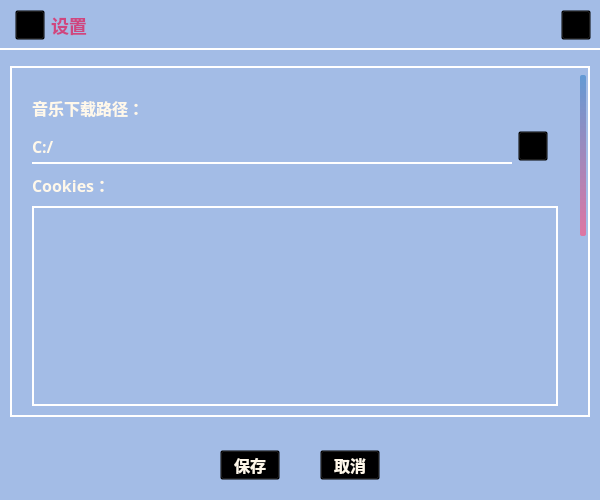
<?xml version="1.0" encoding="UTF-8"?>
<ui version="4.0">
 <class>settings</class>
 <widget class="QWidget" name="settings">
  <property name="geometry">
   <rect>
    <x>0</x>
    <y>0</y>
    <width>600</width>
    <height>500</height>
   </rect>
  </property>
  <property name="minimumSize">
   <size>
    <width>600</width>
    <height>500</height>
   </size>
  </property>
  <property name="maximumSize">
   <size>
    <width>600</width>
    <height>500</height>
   </size>
  </property>
  <property name="windowTitle">
   <string>Form</string>
  </property>
  <property name="styleSheet">
   <string notr="true">QWidget#settings{
	background: qlineargradient(x1: 0, y1: 0, x2: 1, y2: 1, stop: 0 #EEAECA, stop: 1 #94BBE9);
	background-color: #A3BCE6;
	border: 2px solid white;
	border: none;
}
*{
	background-color: transparent;
	color: #fff8ea;
	/*border: 2px solid white;*/
	font-size: 16px;
	font-weight: 700;
	font-family: ZCOOL KuaiLe;
}

/*标题*/
#title_lab{
	font-size: 18px;
	color: #CF467F;
	border: none;
}
/*标题*/

/*设置区域*/
[title]{
	color: #CF467F;
	font-size: 20px;
	font-weight: 800;
	border: none;
}
[content]{
	padding-left: 15px;
	border: none;
}
#save_path_lab, #github_lab, #move_widget{
	border-bottom: 2px solid white;
}
/*设置区域*/

/*cookies文本编辑器格式*/
#cookies_textEdit{
	padding: 5px;
	background-color: transparent;
	color: #fff8ea;
	border: 2px solid white;
	font-size: 18px;
	font-weight: 700;
	font-family: ZCOOL KuaiLe;
}
/*cookies文本编辑器格式*/

/*滚动区域*/
QScrollArea{
	border: 2px solid white;
}
/*滚动区域*/

/**/
[content_btn]:hover{
	margin: 2px;
	background-color: rgba(255, 255, 255, 0.4);
	border-radius: 5px;
}
/**/

#close_btn:hover{
	color: white;
	margin: 2px;
}
#close_btn{
	border-image: url(:/title/tools/resource/bg/icon/title/clear.png);
}
#icon_btn{
	border-image: url(:/title/tools/resource/bg/icon/title/settings_3.png);
}
#github_btn{
	border-image: url(:/link/tools/resource/bg/icon/link/github.png);
}
#path_btn{
	border-image: url(:/link/tools/resource/bg/icon/link/folder.png);
}


/*保存取消按钮样式*/
[save]{
	border: 2px solid white;
	border-radius: 5px;
}
[save]:hover{
	color: #DE76A3;
	background-color: rgba(255, 255, 255, 0.3);
	margin: 2px;
}
[save]:pressed{
	color: white;
}
/*保存取消按钮样式*/

/*垂直滚动条样式*/
QScrollBar::add-line, QScrollBar::sub-line {
    width: 0;  /* 隐藏水平滚动条的箭头 */
    height: 0; /* 隐藏垂直滚动条的箭头 */
}
QScrollBar::add-page, QScrollBar::sub-page {
    background: transparent;
    /*background: rgba(255, 255, 255, 0.5);*/
	border: 0px;
	border-radius: 2px;
	padding-top: 2px;
    padding-bottom: 2px;
}
QScrollBar{
    width: 10px;
    border: 0px;
    border-radius: 5px;
	padding: 2px;
}
QScrollBar::handle{
	width: 4px;
	border-radius: 2px;
	/*background-color: #84ACD9;*/
	background-color: qlineargradient(x1: 0, y1: 0, x2: 0, y2: 1, stop: 0 #639AD4, stop: 1 #DE76A3);
}
QScrollBar::handle:hover{
	/*background-color: #75ACEB;*/
	background-color: qlineargradient(x1: 0, y1: 1, x2: 0, y2: 0, stop: 0 #639AD4, stop: 1 #DE76A3);
}
QScrollBar:vertical {
    border: none;          /* 去除滚动条整体边框 */
    background: transparent;  /* 背景透明（可选） */
}
QScrollArea .QWidget{
	border: none;
}
QScrollArea{
	padding-top: 5px;
	padding-bottom: 5px;
}
/*垂直滚动条样式*/</string>
  </property>
  <layout class="QVBoxLayout" name="verticalLayout_2">
   <property name="leftMargin">
    <number>0</number>
   </property>
   <property name="topMargin">
    <number>0</number>
   </property>
   <property name="rightMargin">
    <number>0</number>
   </property>
   <property name="bottomMargin">
    <number>0</number>
   </property>
   <item>
    <widget class="MoveWidget" name="move_widget" native="true">
     <property name="minimumSize">
      <size>
       <width>0</width>
       <height>50</height>
      </size>
     </property>
     <property name="maximumSize">
      <size>
       <width>16777215</width>
       <height>50</height>
      </size>
     </property>
     <layout class="QHBoxLayout" name="horizontalLayout">
      <property name="leftMargin">
       <number>15</number>
      </property>
      <item>
       <widget class="QPushButton" name="icon_btn">
        <property name="minimumSize">
         <size>
          <width>30</width>
          <height>30</height>
         </size>
        </property>
        <property name="maximumSize">
         <size>
          <width>30</width>
          <height>30</height>
         </size>
        </property>
        <property name="text">
         <string/>
        </property>
       </widget>
      </item>
      <item>
       <widget class="QLabel" name="title_lab">
        <property name="text">
         <string>设置</string>
        </property>
       </widget>
      </item>
      <item>
       <spacer name="horizontalSpacer">
        <property name="orientation">
         <enum>Qt::Orientation::Horizontal</enum>
        </property>
        <property name="sizeHint" stdset="0">
         <size>
          <width>288</width>
          <height>20</height>
         </size>
        </property>
       </spacer>
      </item>
      <item>
       <widget class="QPushButton" name="close_btn">
        <property name="minimumSize">
         <size>
          <width>30</width>
          <height>30</height>
         </size>
        </property>
        <property name="maximumSize">
         <size>
          <width>30</width>
          <height>30</height>
         </size>
        </property>
        <property name="text">
         <string/>
        </property>
       </widget>
      </item>
     </layout>
    </widget>
   </item>
   <item>
    <layout class="QVBoxLayout" name="verticalLayout" stretch="0,0,0,1">
     <property name="spacing">
      <number>15</number>
     </property>
     <property name="leftMargin">
      <number>10</number>
     </property>
     <property name="topMargin">
      <number>10</number>
     </property>
     <property name="rightMargin">
      <number>10</number>
     </property>
     <property name="bottomMargin">
      <number>10</number>
     </property>
     <item>
      <widget class="QScrollArea" name="scrollArea">
       <property name="widgetResizable">
        <bool>true</bool>
       </property>
       <widget class="QWidget" name="scrollAreaWidgetContents">
        <property name="geometry">
         <rect>
          <x>0</x>
          <y>0</y>
          <width>566</width>
          <height>705</height>
         </rect>
        </property>
        <layout class="QVBoxLayout" name="verticalLayout_3">
         <property name="leftMargin">
          <number>20</number>
         </property>
         <property name="topMargin">
          <number>20</number>
         </property>
         <property name="rightMargin">
          <number>20</number>
         </property>
         <item>
          <widget class="QLabel" name="save_path_title_lab">
           <property name="minimumSize">
            <size>
             <width>0</width>
             <height>30</height>
            </size>
           </property>
           <property name="maximumSize">
            <size>
             <width>16777215</width>
             <height>30</height>
            </size>
           </property>
           <property name="text">
            <string>音乐下载路径：</string>
           </property>
           <property name="title" stdset="0">
            <string>-1</string>
           </property>
          </widget>
         </item>
         <item>
          <layout class="QHBoxLayout" name="horizontalLayout_3" stretch="1,0,0">
           <item>
            <widget class="QLabel" name="save_path_lab">
             <property name="minimumSize">
              <size>
               <width>0</width>
               <height>35</height>
              </size>
             </property>
             <property name="text">
              <string>C:/</string>
             </property>
             <property name="wordWrap">
              <bool>true</bool>
             </property>
             <property name="content" stdset="0">
              <string>-1</string>
             </property>
            </widget>
           </item>
           <item>
            <widget class="QPushButton" name="path_btn">
             <property name="minimumSize">
              <size>
               <width>30</width>
               <height>30</height>
              </size>
             </property>
             <property name="maximumSize">
              <size>
               <width>30</width>
               <height>30</height>
              </size>
             </property>
             <property name="text">
              <string/>
             </property>
             <property name="content_btn" stdset="0">
              <string>-1</string>
             </property>
            </widget>
           </item>
           <item>
            <spacer name="horizontalSpacer_4">
             <property name="orientation">
              <enum>Qt::Orientation::Horizontal</enum>
             </property>
             <property name="sizeType">
              <enum>QSizePolicy::Policy::Fixed</enum>
             </property>
             <property name="sizeHint" stdset="0">
              <size>
               <width>10</width>
               <height>20</height>
              </size>
             </property>
            </spacer>
           </item>
          </layout>
         </item>
         <item>
          <widget class="QLabel" name="cookies_title_lab">
           <property name="minimumSize">
            <size>
             <width>0</width>
             <height>30</height>
            </size>
           </property>
           <property name="maximumSize">
            <size>
             <width>16777215</width>
             <height>30</height>
            </size>
           </property>
           <property name="text">
            <string>Cookies：</string>
           </property>
           <property name="title" stdset="0">
            <string>-1</string>
           </property>
          </widget>
         </item>
         <item>
          <widget class="QTextEdit" name="cookies_textEdit">
           <property name="minimumSize">
            <size>
             <width>0</width>
             <height>200</height>
            </size>
           </property>
           <property name="maximumSize">
            <size>
             <width>16777215</width>
             <height>16777215</height>
            </size>
           </property>
           <property name="html">
            <string>&lt;!DOCTYPE HTML PUBLIC &quot;-//W3C//DTD HTML 4.0//EN&quot; &quot;http://www.w3.org/TR/REC-html40/strict.dtd&quot;&gt;
&lt;html&gt;&lt;head&gt;&lt;meta name=&quot;qrichtext&quot; content=&quot;1&quot; /&gt;&lt;meta charset=&quot;utf-8&quot; /&gt;&lt;style type=&quot;text/css&quot;&gt;
p, li { white-space: pre-wrap; }
hr { height: 1px; border-width: 0; }
li.unchecked::marker { content: &quot;\2610&quot;; }
li.checked::marker { content: &quot;\2612&quot;; }
&lt;/style&gt;&lt;/head&gt;&lt;body style=&quot; font-family:'ZCOOL KuaiLe'; font-size:18px; font-weight:700; font-style:normal;&quot;&gt;
&lt;p style=&quot;-qt-paragraph-type:empty; margin-top:0px; margin-bottom:0px; margin-left:0px; margin-right:0px; -qt-block-indent:0; text-indent:0px;&quot;&gt;&lt;br /&gt;&lt;/p&gt;&lt;/body&gt;&lt;/html&gt;</string>
           </property>
          </widget>
         </item>
         <item>
          <widget class="QLabel" name="material_citation_title_lab">
           <property name="minimumSize">
            <size>
             <width>0</width>
             <height>30</height>
            </size>
           </property>
           <property name="maximumSize">
            <size>
             <width>16777215</width>
             <height>30</height>
            </size>
           </property>
           <property name="text">
            <string>素材引用：</string>
           </property>
           <property name="title" stdset="0">
            <string>-1</string>
           </property>
          </widget>
         </item>
         <item>
          <widget class="QLabel" name="citation_lab_1">
           <property name="minimumSize">
            <size>
             <width>0</width>
             <height>35</height>
            </size>
           </property>
           <property name="text">
            <string>音乐：https://music.163.com/</string>
           </property>
           <property name="wordWrap">
            <bool>true</bool>
           </property>
           <property name="content" stdset="0">
            <string>-1</string>
           </property>
          </widget>
         </item>
         <item>
          <widget class="QLabel" name="citation_lab_2">
           <property name="minimumSize">
            <size>
             <width>0</width>
             <height>35</height>
            </size>
           </property>
           <property name="text">
            <string>图标：https://www.iconfont.cn/</string>
           </property>
           <property name="wordWrap">
            <bool>true</bool>
           </property>
           <property name="content" stdset="0">
            <string>-1</string>
           </property>
          </widget>
         </item>
         <item>
          <widget class="QLabel" name="save_path_title_lab_4">
           <property name="minimumSize">
            <size>
             <width>0</width>
             <height>30</height>
            </size>
           </property>
           <property name="maximumSize">
            <size>
             <width>16777215</width>
             <height>30</height>
            </size>
           </property>
           <property name="text">
            <string>第三方模块引用：</string>
           </property>
           <property name="title" stdset="0">
            <string>-1</string>
           </property>
          </widget>
         </item>
         <item>
          <widget class="QLabel" name="citation_lab_3">
           <property name="minimumSize">
            <size>
             <width>0</width>
             <height>35</height>
            </size>
           </property>
           <property name="text">
            <string>PySide6：https://pypi.org/project/PySide6/</string>
           </property>
           <property name="wordWrap">
            <bool>true</bool>
           </property>
           <property name="content" stdset="0">
            <string>-1</string>
           </property>
          </widget>
         </item>
         <item>
          <widget class="QLabel" name="citation_lab_4">
           <property name="minimumSize">
            <size>
             <width>0</width>
             <height>35</height>
            </size>
           </property>
           <property name="text">
            <string>httpx：https://www.python-httpx.org/</string>
           </property>
           <property name="wordWrap">
            <bool>true</bool>
           </property>
           <property name="content" stdset="0">
            <string>-1</string>
           </property>
          </widget>
         </item>
         <item>
          <widget class="QLabel" name="github_title_lab">
           <property name="minimumSize">
            <size>
             <width>0</width>
             <height>30</height>
            </size>
           </property>
           <property name="maximumSize">
            <size>
             <width>16777215</width>
             <height>30</height>
            </size>
           </property>
           <property name="text">
            <string>github</string>
           </property>
           <property name="title" stdset="0">
            <string>-1</string>
           </property>
          </widget>
         </item>
         <item>
          <layout class="QHBoxLayout" name="horizontalLayout_4" stretch="1,0,0">
           <item>
            <widget class="QLabel" name="github_lab">
             <property name="minimumSize">
              <size>
               <width>0</width>
               <height>35</height>
              </size>
             </property>
             <property name="text">
              <string>github：https://github.com/chisteryg</string>
             </property>
             <property name="wordWrap">
              <bool>true</bool>
             </property>
             <property name="content" stdset="0">
              <string>-1</string>
             </property>
            </widget>
           </item>
           <item>
            <widget class="QPushButton" name="github_btn">
             <property name="minimumSize">
              <size>
               <width>30</width>
               <height>30</height>
              </size>
             </property>
             <property name="maximumSize">
              <size>
               <width>30</width>
               <height>30</height>
              </size>
             </property>
             <property name="text">
              <string/>
             </property>
             <property name="content_btn" stdset="0">
              <string>-1</string>
             </property>
            </widget>
           </item>
           <item>
            <spacer name="horizontalSpacer_5">
             <property name="orientation">
              <enum>Qt::Orientation::Horizontal</enum>
             </property>
             <property name="sizeType">
              <enum>QSizePolicy::Policy::Fixed</enum>
             </property>
             <property name="sizeHint" stdset="0">
              <size>
               <width>10</width>
               <height>20</height>
              </size>
             </property>
            </spacer>
           </item>
          </layout>
         </item>
         <item>
          <spacer name="verticalSpacer">
           <property name="orientation">
            <enum>Qt::Orientation::Vertical</enum>
           </property>
           <property name="sizeHint" stdset="0">
            <size>
             <width>20</width>
             <height>40</height>
            </size>
           </property>
          </spacer>
         </item>
        </layout>
       </widget>
      </widget>
     </item>
     <item>
      <spacer name="verticalSpacer_3">
       <property name="orientation">
        <enum>Qt::Orientation::Vertical</enum>
       </property>
       <property name="sizeType">
        <enum>QSizePolicy::Policy::Fixed</enum>
       </property>
       <property name="sizeHint" stdset="0">
        <size>
         <width>20</width>
         <height>18</height>
        </size>
       </property>
      </spacer>
     </item>
     <item>
      <layout class="QHBoxLayout" name="horizontalLayout_2">
       <property name="spacing">
        <number>40</number>
       </property>
       <item>
        <spacer name="horizontalSpacer_3">
         <property name="orientation">
          <enum>Qt::Orientation::Horizontal</enum>
         </property>
         <property name="sizeHint" stdset="0">
          <size>
           <width>40</width>
           <height>20</height>
          </size>
         </property>
        </spacer>
       </item>
       <item>
        <widget class="QPushButton" name="save_btn">
         <property name="minimumSize">
          <size>
           <width>60</width>
           <height>30</height>
          </size>
         </property>
         <property name="maximumSize">
          <size>
           <width>60</width>
           <height>30</height>
          </size>
         </property>
         <property name="text">
          <string>保存</string>
         </property>
         <property name="save" stdset="0">
          <string>-1</string>
         </property>
        </widget>
       </item>
       <item>
        <widget class="QPushButton" name="cancal_btn">
         <property name="minimumSize">
          <size>
           <width>60</width>
           <height>30</height>
          </size>
         </property>
         <property name="maximumSize">
          <size>
           <width>60</width>
           <height>30</height>
          </size>
         </property>
         <property name="text">
          <string>取消</string>
         </property>
         <property name="save" stdset="0">
          <string>-1</string>
         </property>
        </widget>
       </item>
       <item>
        <spacer name="horizontalSpacer_2">
         <property name="orientation">
          <enum>Qt::Orientation::Horizontal</enum>
         </property>
         <property name="sizeHint" stdset="0">
          <size>
           <width>40</width>
           <height>20</height>
          </size>
         </property>
        </spacer>
       </item>
      </layout>
     </item>
     <item>
      <spacer name="verticalSpacer_2">
       <property name="orientation">
        <enum>Qt::Orientation::Vertical</enum>
       </property>
       <property name="sizeType">
        <enum>QSizePolicy::Policy::Fixed</enum>
       </property>
       <property name="sizeHint" stdset="0">
        <size>
         <width>20</width>
         <height>10</height>
        </size>
       </property>
      </spacer>
     </item>
    </layout>
   </item>
  </layout>
 </widget>
 <customwidgets>
  <customwidget>
   <class>MoveWidget</class>
   <extends>QWidget</extends>
   <header>PySide_UI.ui.tools.base.movewidget</header>
   <container>1</container>
  </customwidget>
 </customwidgets>
 <resources>
  <include location="../../resource.qrc"/>
 </resources>
 <connections>
  <connection>
   <sender>close_btn</sender>
   <signal>clicked()</signal>
   <receiver>settings</receiver>
   <slot>close()</slot>
   <hints>
    <hint type="sourcelabel">
     <x>581</x>
     <y>28</y>
    </hint>
    <hint type="destinationlabel">
     <x>232</x>
     <y>48</y>
    </hint>
   </hints>
  </connection>
  <connection>
   <sender>cancal_btn</sender>
   <signal>clicked()</signal>
   <receiver>settings</receiver>
   <slot>close()</slot>
   <hints>
    <hint type="sourcelabel">
     <x>85</x>
     <y>415</y>
    </hint>
    <hint type="destinationlabel">
     <x>16</x>
     <y>56</y>
    </hint>
   </hints>
  </connection>
 </connections>
</ui>
